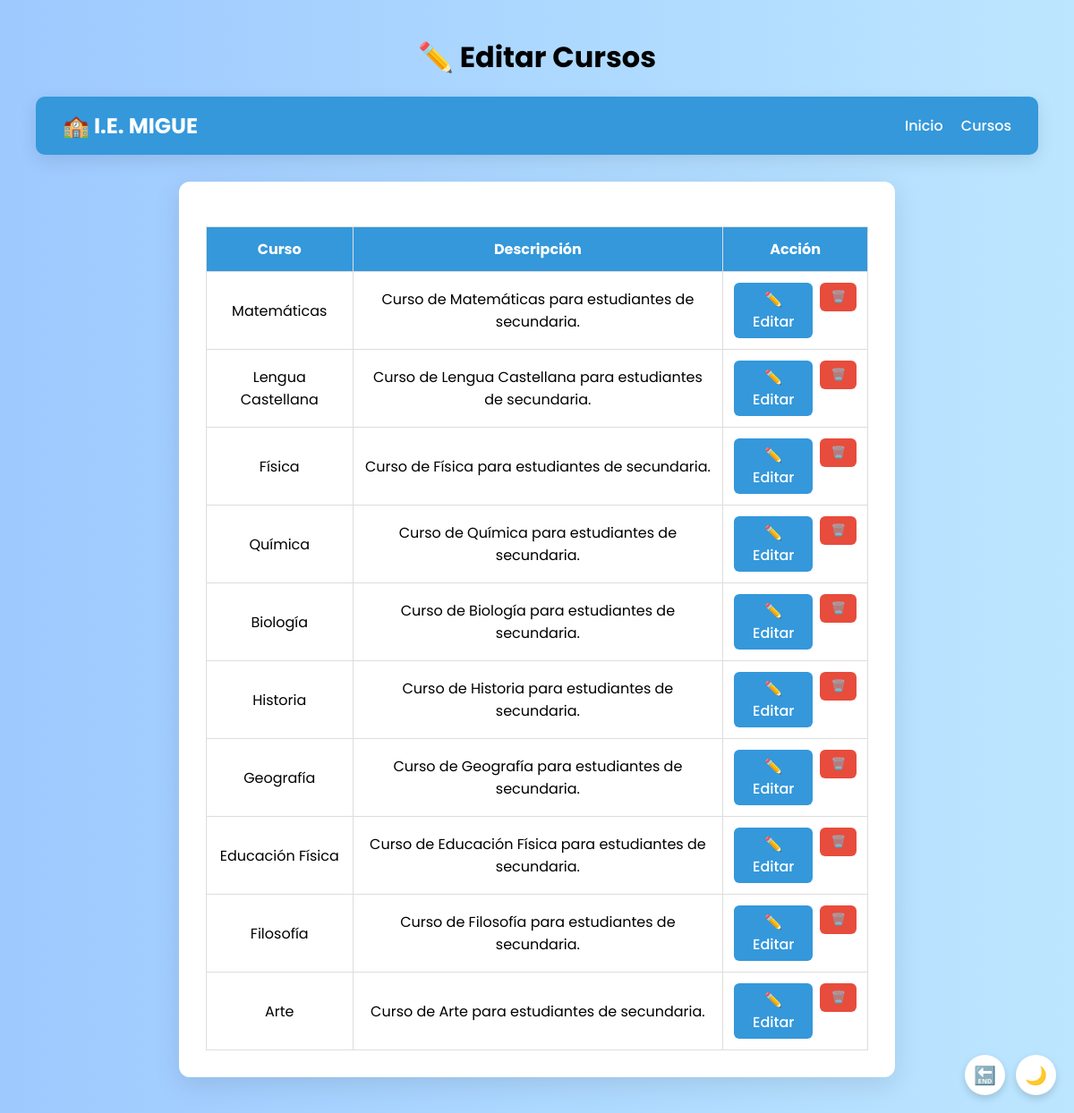
The page /cursos/editar/ (signed in) on the database as committed earlier.
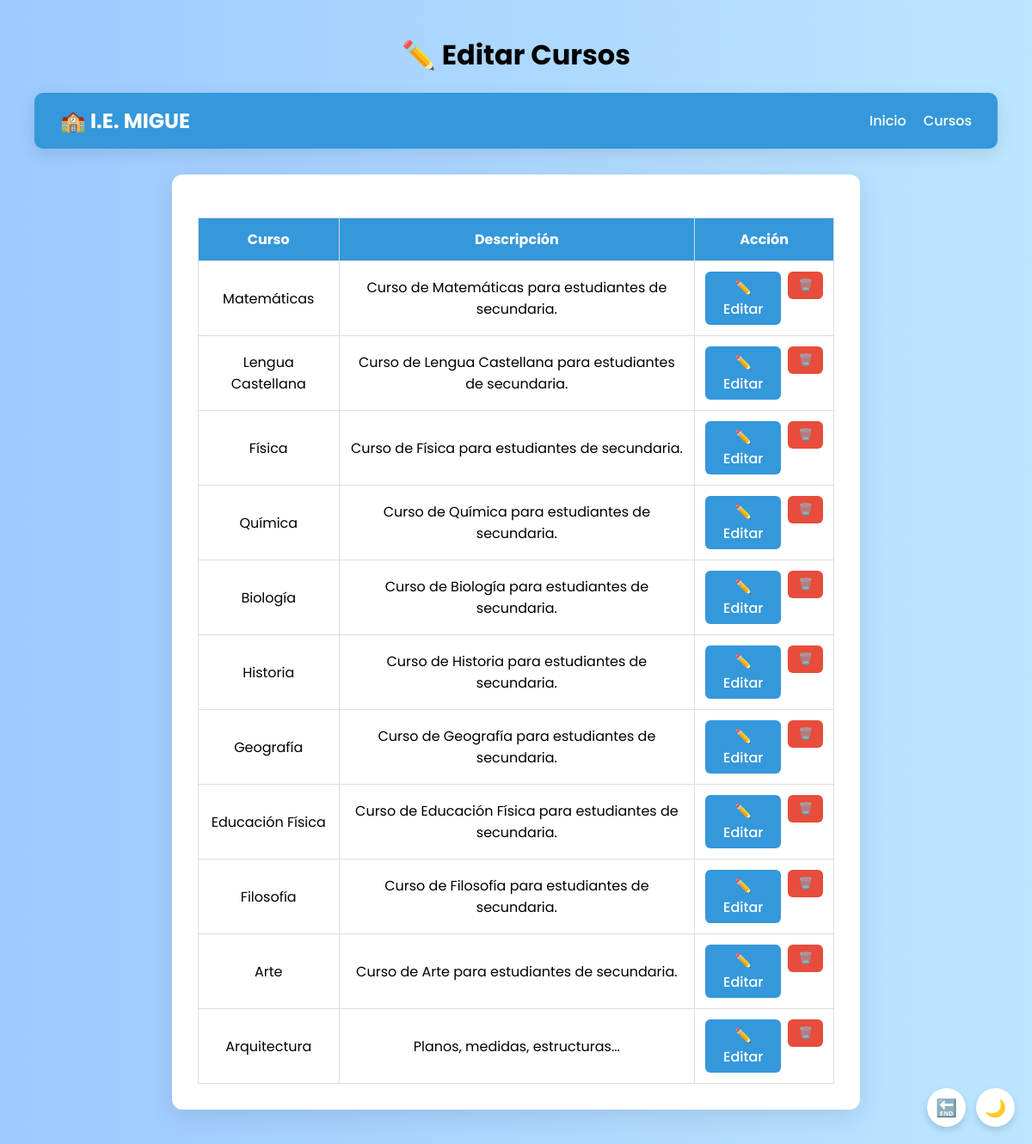
The same page on the database as committed later.
### usuarios/models.py (models this page shows, shortened)
class Curso(models.Model):
    nombre = models.CharField(max_length=100)
    descripcion = models.TextField()
    activo = models.BooleanField(default=True)
    total_unidades = models.PositiveIntegerField(default=3)  # Número de unidades de curso
    unidades_completadas = models.PositiveIntegerField(default=0)  # Unidades completadas por docentes
    imagen = models.ImageField(upload_to='cursos/', null=True, blank=True)  # Campo de imagen
    total_sesiones = models.PositiveIntegerField(default=20)  # Sesiones de clase, por defecto 20

### usuarios/views.py (the view)
# urls.py: path('cursos/editar/', views.editar_cursos, name='editar_cursos'),
@login_required
def editar_cursos(request):
    cursos = Curso.objects.all()
    return render(request, 'usuarios/editar_cursos.html', {'cursos': cursos})

### usuarios/templates/usuarios/editar_cursos.html (shortened to what this page needs)
{% load static %}
<!DOCTYPE html>
<html lang="es">
<head>
</head>
<body>
  <div class="floating-buttons">
    <form method="POST" action="{% url 'logout' %}">{% csrf_token %}
      <button class="icon-button" title="Cerrar sesión">🔚</button>
    </form>
    <button class="icon-button" onclick="toggleDarkMode()" id="darkToggle" title="Modo oscuro/claro">🌙</button>
  </div>
  <h2>✏️ Editar Cursos</h2>
  <nav class="navbar">
    <div class="logo">🏫 I.E. MIGUE</div>
    <ul class="nav-links">
      <li><a href="{% url 'panel_admin' %}">Inicio</a></li>
      <li><a href="{% url 'gestionar_cursos' %}">Cursos</a></li>
    </ul>
  </nav>
  <div class="container">
    <table>
      <thead>
        <tr>
          <th>Curso</th>
          <th>Descripción</th>
          <th>Acción</th>
        </tr>
      </thead>
      <tbody>
        {% for curso in cursos %}
        <tr>
          <td>{{ curso.nombre }}</td>
          <td>{{ curso.descripcion }}</td>
          <td>
            <div class="btn-group">
              <a href="{% url 'editar_curso' curso.id %}" class="btn-editar">✏️ Editar</a>
              <form method="POST" action="{% url 'eliminar_curso' curso.id %}" style="display:inline;">
                <button type="submit" class="btn-eliminar" onclick="return confirm('¿Estás seguro de eliminar este curso?')">🗑️</button>
              </form>
            </div>
          </td>
        </tr>
        {% empty %}
        <tr>
          <td colspan="3">No hay cursos registrados.</td>
        </tr>
        {% endfor %}
      </tbody>
    </table>
  </div>
</body>
</html>

Rows that differ between the two databases and show on the page:
added Curso: nombre "Arquitectura", descripcion "Planos, medidas, estructuras..."
